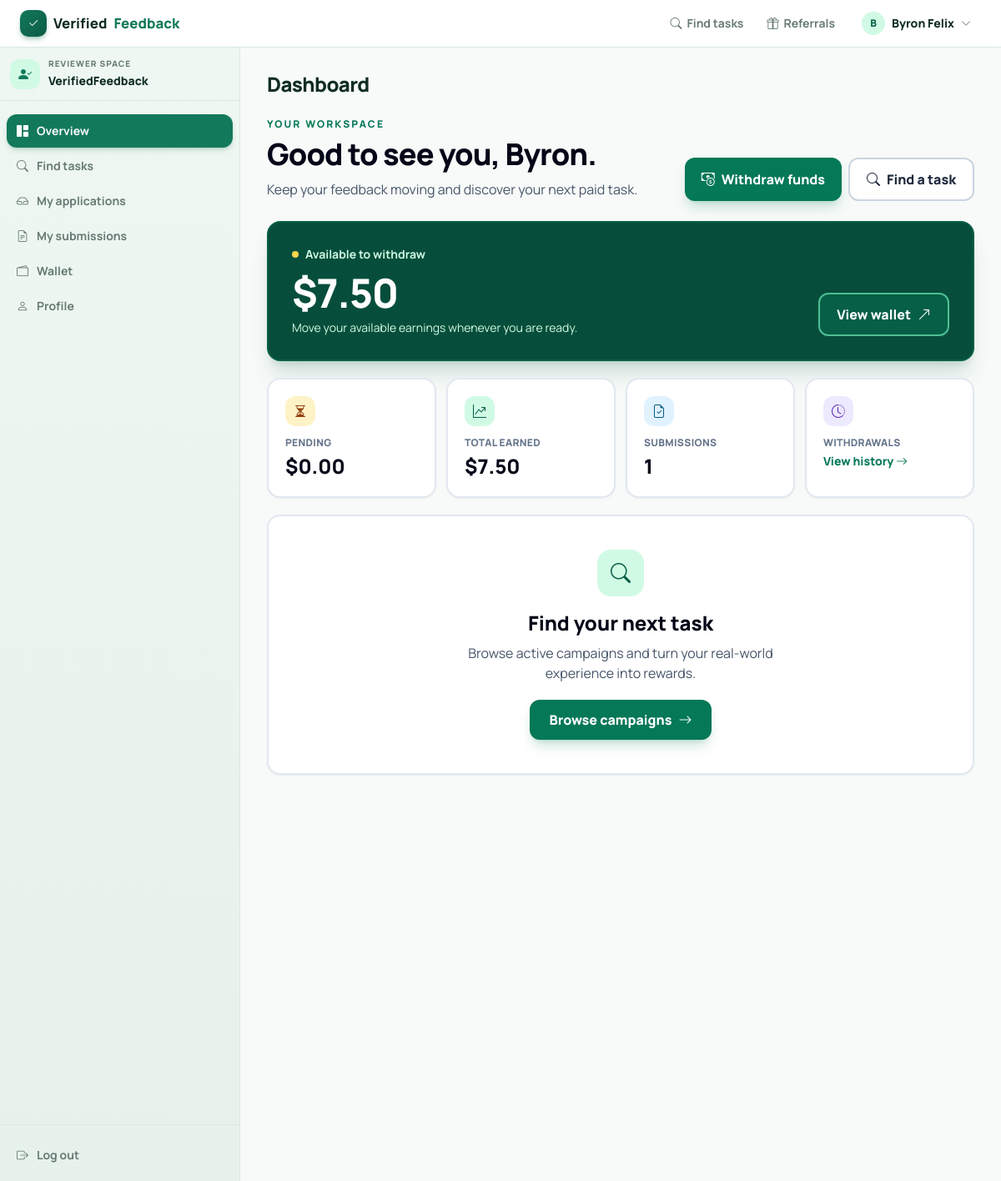
/reviewer/ (signed in), run on the app's committed database.
### apps/accounts/models.py (models this page shows, shortened)
class User(AbstractUser):
    id = models.UUIDField(primary_key=True, default=uuid.uuid4, editable=False)
    email = models.EmailField(unique=True, db_index=True)
    phone_number = models.CharField(
        max_length=20,
        blank=True,
        null=True,
        unique=True,
        help_text="E.164 format, e.g. +254712345678",
    )
    is_email_verified = models.BooleanField(default=False)
    is_phone_verified = models.BooleanField(default=False)
    referral_code = models.CharField(max_length=12, unique=True, blank=True)
    referred_by = models.ForeignKey(
        "self",
        on_delete=models.SET_NULL,
        blank=True,
        null=True,
        related_name="referred_users",
    )
    role = models.CharField(
        max_length=16,
        choices=UserRole.choices,
        default=UserRole.REVIEWER,
        db_index=True,
    )
    is_suspended = models.BooleanField(default=False)
    suspension_reason = models.TextField(blank=True)
    suspended_at = models.DateTimeField(blank=True, null=True)
    last_login_ip = models.GenericIPAddressField(blank=True, null=True)
    created_at = models.DateTimeField(auto_now_add=True)
    updated_at = models.DateTimeField(auto_now=True)
    USERNAME_FIELD = "email"
    REQUIRED_FIELDS = ["username"]
    objects = UserManager()
    class Meta:
        db_table = "users_user"
        indexes = [
            models.Index(fields=["role", "is_active"]),
        ]
    @property
    def display_name(self) -> str:
        full = (self.get_full_name() or "").strip()
        return full or self.email

### apps/wallets/models.py (models this page shows, shortened)
class Wallet(models.Model):
    id = models.UUIDField(primary_key=True, default=uuid.uuid4, editable=False)
    user = models.OneToOneField(
        settings.AUTH_USER_MODEL,
        on_delete=models.CASCADE,
        related_name="wallet",
    )
    available_balance = models.DecimalField(max_digits=12, decimal_places=2, default=0)
    pending_balance = models.DecimalField(max_digits=12, decimal_places=2, default=0)
    lifetime_earnings = models.DecimalField(max_digits=12, decimal_places=2, default=0)
    lifetime_withdrawn = models.DecimalField(max_digits=12, decimal_places=2, default=0)
    currency = models.CharField(max_length=3, default="USD")
    created_at = models.DateTimeField(auto_now_add=True)
    updated_at = models.DateTimeField(auto_now=True)
    class Meta:
        constraints = [
            models.CheckConstraint(
                condition=models.Q(available_balance__gte=0),
                name="wallet_available_nonneg",
            ),
            models.CheckConstraint(
                condition=models.Q(pending_balance__gte=0),
                name="wallet_pending_nonneg",
            ),
        ]

### apps/reviewers/views.py (the view)
# urls.py: path("", views.dashboard, name="dashboard"),
@reviewer_required
def dashboard(request):
    wallet = get_or_create_wallet(request.user)
    submission_count = Submission.objects.filter(reviewer=request.user).count()
    payment = get_user_payment(
        user=request.user,
        payment_id=request.GET.get("payment_id"),
    ) if request.GET.get("payment_id") else None
    context = {
        "page_title": "Dashboard",
        "nav_active": "dashboard",
        "wallet": wallet,
        "submission_count": submission_count,
        "requires_account_verification": requires_account_verification(request.user, wallet),
        "surveys_locked": surveys_are_locked(request.user, wallet),
        "task_access_lock_reason": task_access_lock_reason(request.user, wallet),
        "platform_settings": get_platform_settings(),
        "payment": payment,
    }
    return render(request, "reviewer/dashboard.html", context)

### apps/common/models.py (called while the page is built)
    @classmethod
    def get_solo(cls):
        settings, _ = cls.objects.get_or_create(pk=1)
        return settings

### apps/common/services.py (called while the page is built)
def get_platform_settings():
    return PlatformSettings.get_solo()

def requires_account_verification(user, wallet=None):
    wallet = wallet or user.wallet
    config = get_platform_settings()
    return (
        wallet.lifetime_earnings >= config.verification_trigger_usd
        and not user.is_phone_verified
    )

def surveys_are_locked(user, wallet=None):
    wallet = wallet or user.wallet
    config = get_platform_settings()
    profile = getattr(user, "reviewer_profile", None)
    return wallet.lifetime_earnings >= config.premium_unlock_trigger_usd and (
        not profile or profile.premium_unlocked_at is None
    )

def task_access_lock_reason(user, wallet=None):
    wallet = wallet or user.wallet
    if requires_account_verification(user, wallet):
        return "account_verification"
    if surveys_are_locked(user, wallet):
        return "premium_upgrade"
    return None

### apps/wallets/services.py (called while the page is built)
def get_or_create_wallet(user) -> Wallet:
    wallet, _ = Wallet.objects.get_or_create(user=user)
    return wallet

### templates/reviewer/dashboard.html (shortened to what this page needs)
{% extends "layouts/dashboard.html" %}
{% block dashboard_content %}
<div class="mx-auto w-full max-w-6xl">
    <div class="mb-6 flex flex-col gap-4 sm:flex-row sm:items-end sm:justify-between">
        <div>
            <p class="mb-2 text-xs font-extrabold uppercase tracking-[0.18em] text-emerald-700">Your workspace</p>
            <h1 class="mb-2 text-3xl font-extrabold tracking-tight text-slate-950 sm:text-4xl">Good to see you, {{ user.first_name|default:user.email }}.</h1>
            <p class="max-w-xl text-base leading-7 text-slate-600">Keep your feedback moving and discover your next paid task.</p>
        </div>
        <div class="flex w-full flex-col gap-2 sm:w-auto sm:flex-row">
            <a href="{% url 'withdrawals:request' %}" class="inline-flex min-h-12 items-center justify-center rounded-xl bg-emerald-700 px-5 py-3 font-extrabold text-white shadow-lg shadow-emerald-700/20 transition hover:bg-emerald-800 focus:outline-none focus:ring-4 focus:ring-emerald-200">
                <i class="bi bi-cash-coin me-2"></i>Withdraw funds
            </a>
            <a href="{% url 'campaigns:reviewer_list' %}" class="inline-flex min-h-12 items-center justify-center rounded-xl border-2 border-slate-300 bg-white px-5 py-3 font-extrabold text-slate-800 transition hover:border-emerald-600 hover:bg-emerald-50 focus:outline-none focus:ring-4 focus:ring-emerald-100">
                <i class="bi bi-search me-2"></i>Find a task
            </a>
        </div>
    </div>
    <section class="mb-5 overflow-hidden rounded-2xl border-2 border-emerald-800 bg-emerald-900 text-white shadow-xl shadow-emerald-900/15">
        <div class="flex flex-col gap-6 p-5 sm:p-7 lg:flex-row lg:items-end lg:justify-between">
            <div>
                <div class="mb-3 flex items-center gap-2 text-sm font-bold text-emerald-100"><span class="h-2 w-2 rounded-full bg-amber-300"></span>Available to withdraw</div>
                <div class="text-4xl font-extrabold tracking-tight sm:text-5xl">${{ wallet.available_balance }}</div>
                <p class="mt-2 mb-0 text-sm text-emerald-100">Move your available earnings whenever you are ready.</p>
            </div>
            <a href="{% url 'withdrawals:wallet' %}" class="inline-flex min-h-12 items-center justify-center rounded-xl border-2 border-emerald-300/70 bg-emerald-800 px-5 py-3 font-extrabold text-white transition hover:bg-emerald-700 focus:outline-none focus:ring-4 focus:ring-emerald-300/40">
                View wallet <i class="bi bi-arrow-up-right ms-2"></i>
            </a>
        </div>
    </section>
    <div class="mb-5 grid grid-cols-2 gap-3 lg:grid-cols-4">
        <div class="metric-card rounded-2xl border-2 border-slate-200 bg-white p-4 shadow-sm sm:p-5">
            <div class="mb-3 grid h-9 w-9 place-items-center rounded-xl bg-amber-100 text-amber-800"><i class="bi bi-hourglass-split"></i></div>
            <div class="text-xs font-extrabold uppercase tracking-wide text-slate-500">Pending</div>
            <div class="mt-1 break-words text-xl font-extrabold text-slate-950 sm:text-2xl">${{ wallet.pending_balance }}</div>
        </div>
        <div class="metric-card rounded-2xl border-2 border-slate-200 bg-white p-4 shadow-sm sm:p-5">
            <div class="mb-3 grid h-9 w-9 place-items-center rounded-xl bg-emerald-100 text-emerald-800"><i class="bi bi-graph-up-arrow"></i></div>
            <div class="text-xs font-extrabold uppercase tracking-wide text-slate-500">Total earned</div>
            <div class="mt-1 break-words text-xl font-extrabold text-slate-950 sm:text-2xl">${{ wallet.lifetime_earnings }}</div>
        </div>
        <a href="{% url 'submissions:mine' %}" class="metric-card rounded-2xl border-2 border-slate-200 bg-white p-4 text-decoration-none shadow-sm transition hover:border-emerald-500 sm:p-5">
            <div class="mb-3 grid h-9 w-9 place-items-center rounded-xl bg-sky-100 text-sky-800"><i class="bi bi-file-earmark-check"></i></div>
            <div class="text-xs font-extrabold uppercase tracking-wide text-slate-500">Submissions</div>
            <div class="mt-1 text-xl font-extrabold text-slate-950 sm:text-2xl">{{ submission_count }}</div>
        </a>
        <a href="{% url 'withdrawals:list' %}" class="metric-card rounded-2xl border-2 border-slate-200 bg-white p-4 text-decoration-none shadow-sm transition hover:border-emerald-500 sm:p-5">
            <div class="mb-3 grid h-9 w-9 place-items-center rounded-xl bg-violet-100 text-violet-800"><i class="bi bi-clock-history"></i></div>
            <div class="text-xs font-extrabold uppercase tracking-wide text-slate-500">Withdrawals</div>
            <div class="mt-1 text-sm font-extrabold text-emerald-700">View history <i class="bi bi-arrow-right"></i></div>
        </a>
    </div>
    <section class="rounded-2xl border-2 border-slate-200 bg-white p-6 text-center shadow-sm sm:p-10">
        <span class="mx-auto grid h-14 w-14 place-items-center rounded-2xl bg-emerald-100 text-emerald-800"><i class="bi bi-search text-2xl"></i></span>
        <h2 class="mt-4 text-xl font-extrabold text-slate-950 sm:text-2xl">Find your next task</h2>
        <p class="mx-auto mt-2 max-w-md text-slate-600">Browse active campaigns and turn your real-world experience into rewards.</p>
        <a href="{% url 'campaigns:reviewer_list' %}" class="mt-5 inline-flex min-h-12 items-center justify-center rounded-xl bg-emerald-700 px-6 py-3 font-extrabold text-white shadow-lg shadow-emerald-700/20 transition hover:bg-emerald-800">Browse campaigns <i class="bi bi-arrow-right ms-2"></i></a>
    </section>
</div>
{% endblock %}

### templates/base.html (shortened to what this page needs)
{% load static %}
<!DOCTYPE html>
<html lang="en" class="scroll-smooth">
<head>
    <link rel="stylesheet" href="https://cdn.jsdelivr.net/npm/bootstrap-icons@1.11.3/font/bootstrap-icons.css">
    <script src="https://cdn.tailwindcss.com"></script>
</head>
<body class="bg-vf-paper text-vf-ink antialiased overflow-x-hidden">
    <header class="sticky top-0 z-50 bg-white/90 backdrop-blur-lg border-b border-vf-line">
        <div class="mx-auto max-w-7xl px-4 sm:px-6">
            <div class="flex h-14 items-center justify-between gap-4">
                <a href="/" class="flex items-center gap-2 font-extrabold text-vf-ink text-[1.05rem] shrink-0">
                    <span class="grid place-items-center w-8 h-8 rounded-[10px] bg-gradient-to-br from-vf-primary to-vf-dark text-white shadow-md shadow-vf-primary/30">
                        <i class="bi bi-check2 text-sm leading-none"></i>
                    </span>
                    Verified<span class="text-vf-primary">Feedback</span>
                </a>
                <nav class="hidden md:flex items-center gap-1 ml-auto">
                    {% if user.is_authenticated %}
                        {% if user.role == "REVIEWER" %}
                            <a href="{% url 'campaigns:reviewer_list' %}" class="flex items-center gap-1.5 px-3 py-2 rounded-xl text-sm font-bold text-vf-muted hover:text-vf-primary hover:bg-emerald-50 transition">
                                <i class="bi bi-search"></i>Find tasks
                            </a>
                        {% elif user.role == "BUSINESS" %}
                            <a href="{% url 'campaigns:business_list' %}" class="flex items-center gap-1.5 px-3 py-2 rounded-xl text-sm font-bold text-vf-muted hover:text-vf-primary hover:bg-emerald-50 transition">
                                <i class="bi bi-megaphone"></i>Campaigns
                            </a>
                        {% endif %}
                        <a href="{% url 'accounts:referrals' %}" class="flex items-center gap-1.5 px-3 py-2 rounded-xl text-sm font-bold text-vf-muted hover:text-vf-primary hover:bg-emerald-50 transition">
                            <i class="bi bi-gift"></i>Referrals
                        </a>
                        <div class="relative" id="accountMenu">
                            <button onclick="document.getElementById('accountDropdown').classList.toggle('hidden')"
                                    class="flex items-center gap-2 px-3 py-2 rounded-xl text-sm font-extrabold text-vf-ink hover:bg-slate-100 transition ml-1">
                                <span class="grid place-items-center w-7 h-7 rounded-full bg-emerald-100 text-emerald-800 text-xs font-extrabold">
                                    {{ user.display_name|slice:":1"|upper }}
                                </span>
                                {{ user.display_name }}
                                <i class="bi bi-chevron-down text-xs text-vf-muted"></i>
                            </button>
                        </div>
                    {% endif %}
                </nav>
            </div>
        </div>
    </header>
    <main>
        {% block content %}{% endblock %}
    </main>
</body>
</html>

### templates/base.html (style rules this page uses)
body { font-family: 'Manrope', 'Avenir Next', sans-serif; -webkit-font-smoothing: antialiased; }

### data on the page
User: display_name "B", display_name "Byron Felix", first_name "Byron"
Wallet: available_balance "7.50", pending_balance "0.00", lifetime_earnings "7.50"

### other printed values
{{ page_title }} "Dashboard"
{{ submission_count }} "1"
